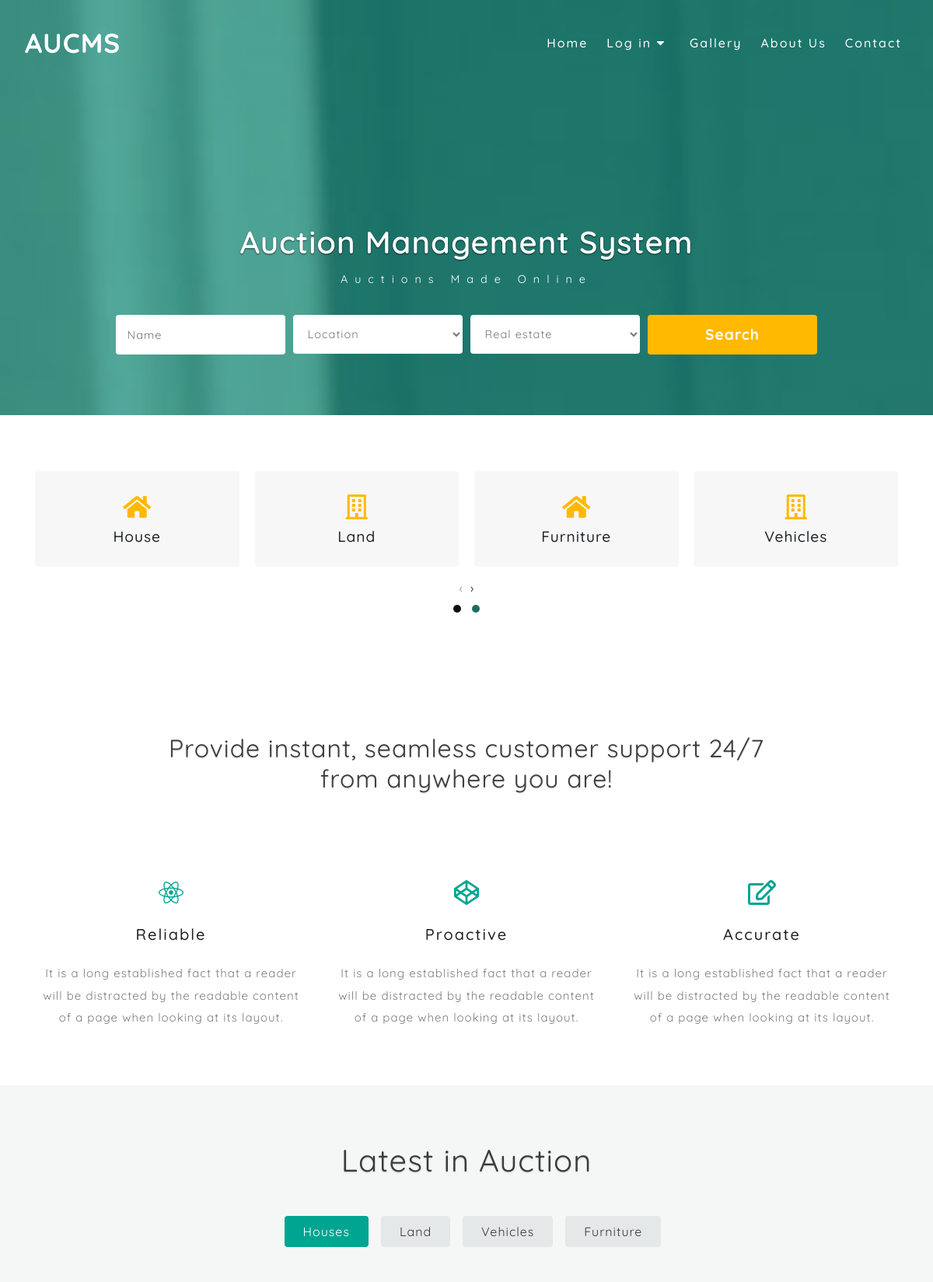
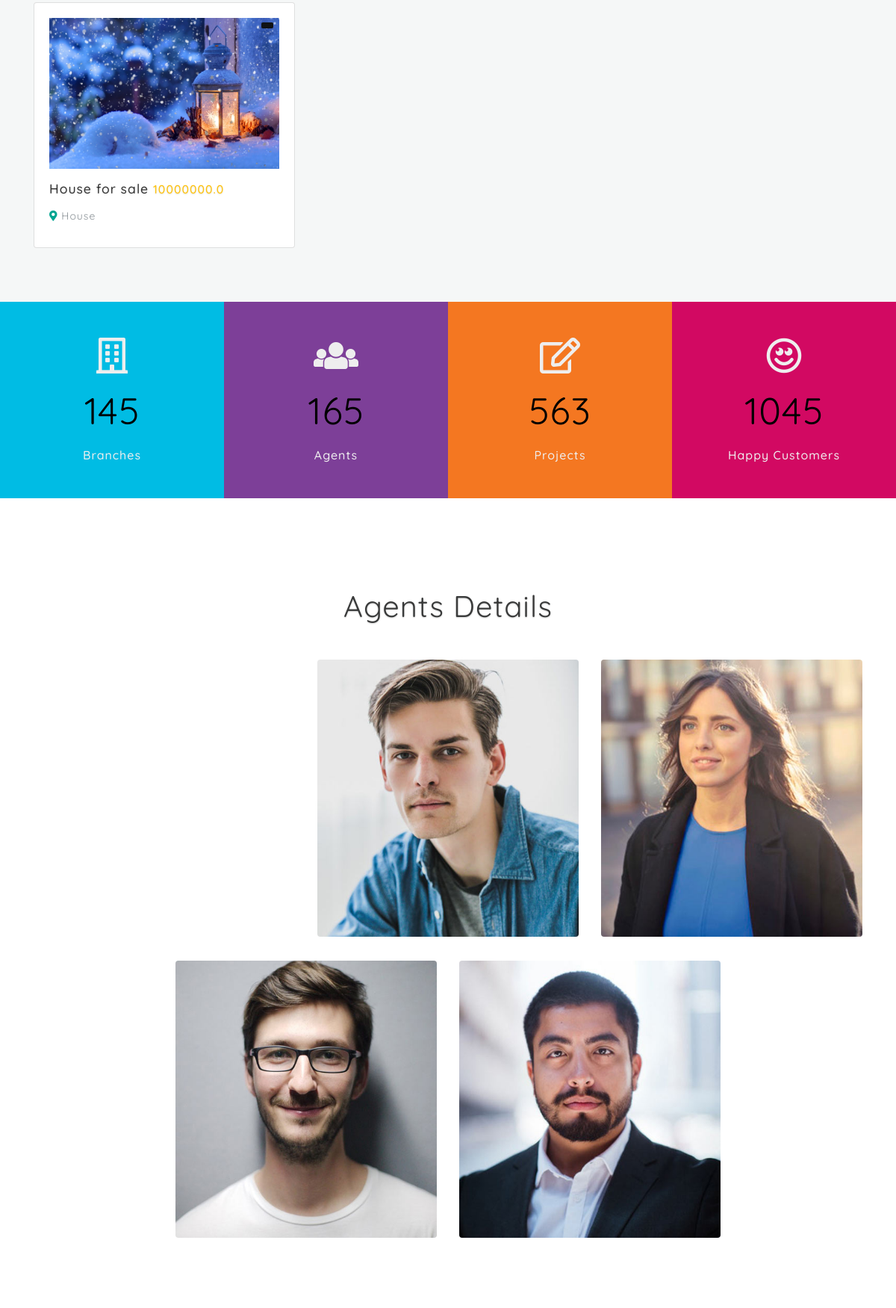
The page / (upper part) on the database its author committed (2 pictures, top to bottom).
### frontend/models.py (models this page shows, shortened)
class Property(models.Model):
    id = models.AutoField(primary_key=True, null=False)
    user=models.ForeignKey(User,on_delete=models.SET_NULL,null=True)
    title = models.CharField(max_length=100, null=True)
    description = models.TextField(null=True)
    image = models.CharField(max_length=100, null=True)
    location = models.CharField(max_length=255, null=True)
    type = models.CharField(max_length=25, null=True)
    reserve_price = models.FloatField(null=True)
    intial_quote_amount = models.FloatField(null=True)
    mobile = models.CharField(max_length=15, null=True)
    date  = models.CharField(max_length=100, null=True)
    stime = models.CharField(max_length=100, null=True)
    etime = models.CharField(max_length=100, null=True)
    status_choices = [
        ('active', 'Active'),
        ('suspend', 'Suspend'),
    ]
    status = models.CharField(max_length=7, choices=status_choices, default="active")
    status_choices = [
        ('opened', 'Opened'),
        ('closed', 'Closed'),
    ]
    auction_status = models.CharField(max_length=7, choices=status_choices, default="closed")
    choices = [
        ('yes', 'Yes'),
        ('no', 'No'),
    ]
    final_status = models.CharField(max_length=7, choices=choices, default="no")

### frontend/views.py (the view)
# urls.py: 2. Add a URL to urlpatterns:  path('', views.home, name='home')
def home(request):
    property = Property.objects.all()
    context = {'property': property}
    return render(request, 'home.html', context)

### frontend/templates/home.html (shortened to what this page needs)
{% load static %}
{% include "includes/header.html" %}
		<div class="banner-w3layouts-info">
			<div id="search_form" class="search_top text-center">
				<h3>Auction Management System</h3>
				<p>Auctions Made Online</p>
				<form action="" method="post" class="ban-form row">
					<div class="col-md-3 banf">
						<input class="form-control" type="text" name="Name" placeholder="Name" required="">
					</div>
					<div class="col-md-3 banf">
						<select class="form-control" id="country12">
							<option>Location</option>
						</select>
					</div>
					<div class="col-md-3 banf">
						<select id="country13" class="form-control">
							<option>Real estate</option>
						</select>
					</div>
					<div class="col-md-3 banf">
						<input class="form-control" type="submit" value="Search">
					</div>
				</form>
				<p>&nbsp;</p>
				<p>&nbsp;</p>
			</div>
		</div>
	</div>
	<section class="banner-w3layouts-bottom py-lg-5 py-3">
		<div class="container py-lg-4 py-3">
			<div class="inner-sec-agileits-w3ls">
				<div class="owl-carousel owl-theme">
					<div class="item">
						<div class="gd-box-info text-center p-lg-4 p-4 rounded">
							<div class="gd-box-con">
								<i class="fas fa-home"></i>
								<h4>House</h4>
							</div>
						</div>
					</div>
					<div class="item">
						<div class="gd-box-info text-center p-lg-4 p-4 rounded">
							<div class="gd-box-con">
								<i class="far fa-building"></i>
								<h4>Land</h4>
							</div>
						</div>
					</div>
					<div class="item">
						<div class="gd-box-info text-center p-lg-4 p-4 rounded">
							<div class="gd-box-con">
								<i class="fas fa-home"></i>
								<h4>Furniture</h4>
							</div>
						</div>
					</div>
					<div class="item">
						<div class="gd-box-info text-center p-lg-4 p-4 rounded">
							<div class="gd-box-con">
								<i class="far fa-building"></i>
								<h4>Vehicles</h4>
							</div>
						</div>
					</div>
				</div>
			</div>
		</div>
	</section>
	<section class="banner-w3layouts-bottom py-lg-5 py-3">
		<div class="container py-lg-4 py-3">
			<h3 class="tittle ser text-center mx-auto mb-lg-5 mb-3 ">Provide instant, seamless customer support 24/7 from anywhere you are!</h3>
			<div class="inner-sec-agileits-w3ls">
				<div class="row pt-lg-3">
					<div class="serve-grid col-md-4 col-sm-6 mt-lg-5 text-center">
						<i class="fab fa-react"></i>
						<h4 class="my-lg-4 my-3">Reliable</h4>
						<p>It is a long established fact that a reader will be distracted by the readable content of a page when looking at its
							layout.
						</p>
					</div>
					<div class="serve-grid col-md-4 col-sm-6 mt-lg-5 text-center">
						<i class="fab fa-codepen"></i>
						<h4 class="my-lg-4 my-3">Proactive</h4>
						<p>It is a long established fact that a reader will be distracted by the readable content of a page when looking at its
							layout.
						</p>
					</div>
					<div class="serve-grid col-md-4 col-sm-6 mt-lg-5 text-center">
						<i class="far fa-edit"></i>
						<h4 class="my-lg-4 my-3">Accurate</h4>
						<p>It is a long established fact that a reader will be distracted by the readable content of a page when looking at its
							layout.
						</p>
					</div>
				</div>
			</div>
		</div>
	</section>
	<section class="banner-w3layouts-bottom py-lg-5 py-3" id="plats">
		<div class="container py-lg-4 py-3">
			<h3 class="tittle text-center">Latest in Auction</h3>
			<div class="row inner-sec-agileits-w3ls">
				<div class="tabs col-xl-12">
					<ul class="nav nav-pills my-4 justify-content-center my-lg-5 my-3" id="pills-tab" role="tablist">
						<li class="nav-item mx-2">
							<a class="nav-link active" id="pills-house-tab" data-toggle="pill" href="#pills-house" role="tab" aria-controls="pills-house"
							    aria-selected="true">Houses</a>
						</li>
						<li class="nav-item mx-2">
							<a class="nav-link" id="pills-land-tab" data-toggle="pill" href="#pills-land" role="tab" aria-controls="pills-land"
							    aria-selected="false">Land</a>
						</li>
						<li class="nav-item mx-2">
							<a class="nav-link" id="pills-vehicles-tab" data-toggle="pill" href="#pills-vehicles" role="tab" aria-controls="pills-vehicles"
							    aria-selected="false">Vehicles</a>
						</li>
						<li class="nav-item mx-2">
							<a class="nav-link" id="pills-furniture-tab" data-toggle="pill" href="#pills-furniture" role="tab" aria-controls="pills-furniture" aria-selected="false">Furniture</a>
						</li>
					</ul>
					<div class="tab-content" id="pills-tabContent">
						<div class="tab-pane fade show active" id="pills-house" role="tabpanel" aria-labelledby="pills-home-tab">
							<div class="menu-grids mt-4">
								<div class="row t-in">
{% if property %}
 {% for i in property %}
  {% if i.type == 'House' %}
									<div class="col-md-4 col-sm-6 text-info-sec">
										<div class="card">
											<div class="card-body">
												<img src="{{ i.image }}" alt="Realtie" class="img-fluid"  style="width: 308px; height: 202px" />
												<div class="label-inner">
													<span class="status"></span>
												</div>
												<h5 class="card-title mt-3">{{ i.title }}
													<span>{{ i.reserve_price }} </span>
												</h5>
												<p class="card-text">
													<i class="fas fa-map-marker-alt"></i> {{ i.type }}</p>
											</div>
										</div>
									</div>
{% endif %}
 {% endfor %}
{% else %}
<p>No listings added</p>
{% endif %}
								</div>
							</div>
						</div>
					</div>
				</div>
			</div>
		</div>
	</section>
	<section class="stats_test pb-5 container-fluid">
		<div class="row inner_stat_wthree_agileits">
			<div class="col-sm-3 col-6 py-5 stats_info counter_grid">
				<i class="far fa-building"></i>
				<p class="counter">145</p>
				<h4>Branches</h4>
			</div>
			<div class="col-sm-3 col-6 py-5 stats_info counter_grid1">
				<i class="fas fa-users"></i>
				<p class="counter">165</p>
				<h4>Agents</h4>
			</div>
			<div class="col-sm-3 col-6 py-5 stats_info counter_grid2">
				<i class="far fa-edit"></i>
				<p class="counter">563</p>
				<h4>Projects</h4>
			</div>
			<div class="col-sm-3 col-6 py-5 stats_info counter_grid3">
				<i class="far fa-smile"></i>
				<p class="counter">1045</p>
				<h4>Happy Customers</h4>
			</div>
		</div>
	</section>
	<section class="banner-w3layouts-bottom py-lg-5 py-3">
		<div class="container py-lg-4 py-3">
			<h3 class="tittle text-center">Agents Details</h3>
			<div class="row inner-sec-agileits-w3ls mt-lg-5 mt-3">
				<div class="col-sm-4">
				</div>
				<div class="col-sm-4">
					<div class="team-grid text-center">
						<div class="team-img">
							<img class="img-fluid rounded" src="{% static 'images/team2.jpg' %}" alt="">
						</div>
					</div>
				</div>
				<div class="col-sm-4">
					<div class="team-grid text-center">
						<div class="team-img">
							<img class="img-fluid rounded" src="{% static 'images/team3.jpg' %}" alt="">
						</div>
					</div>
				</div>
			</div>
			<div class="row justify-content-center">
				<div class="col-sm-4">
					<div class="team-grid text-center">
						<div class="team-img">
							<img class="img-fluid rounded" src="{% static 'images/team4.jpg' %}" alt="">
						</div>
					</div>
				</div>
				<div class="col-sm-4">
					<div class="team-grid text-center">
						<div class="team-img">
							<img class="img-fluid rounded" src="{% static 'images/team1.jpg' %}" alt="">
						</div>
					</div>
				</div>
			</div>
		</div>
	</section>
{% include "includes/footer.html" %}

### rows shown on the page
Property: image (picture), title "House for sale", reserve_price "10000000.0", type "House"
